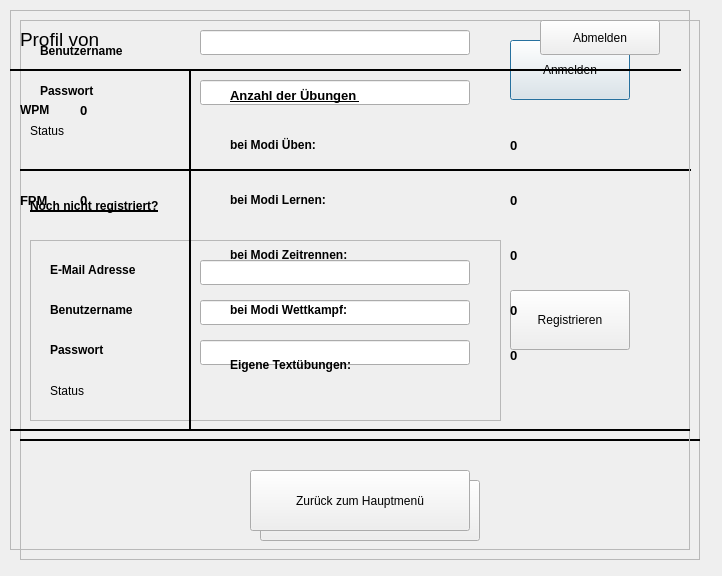
<?xml version="1.0" encoding="UTF-8"?>
<ui version="4.0">
 <class>login</class>
 <widget class="QDialog" name="login">
  <property name="geometry">
   <rect>
    <x>0</x>
    <y>0</y>
    <width>722</width>
    <height>576</height>
   </rect>
  </property>
  <property name="windowTitle">
   <string>Dialog</string>
  </property>
  <widget class="QFrame" name="frame_login">
   <property name="geometry">
    <rect>
     <x>20</x>
     <y>20</y>
     <width>680</width>
     <height>540</height>
    </rect>
   </property>
   <property name="frameShape">
    <enum>QFrame::StyledPanel</enum>
   </property>
   <property name="frameShadow">
    <enum>QFrame::Raised</enum>
   </property>
   <widget class="QLabel" name="lab_benutzer">
    <property name="geometry">
     <rect>
      <x>20</x>
      <y>20</y>
      <width>171</width>
      <height>21</height>
     </rect>
    </property>
    <property name="font">
     <font>
      <weight>75</weight>
      <bold>true</bold>
     </font>
    </property>
    <property name="text">
     <string>Benutzername</string>
    </property>
   </widget>
   <widget class="QLabel" name="lab_passwort">
    <property name="geometry">
     <rect>
      <x>20</x>
      <y>60</y>
      <width>161</width>
      <height>21</height>
     </rect>
    </property>
    <property name="font">
     <font>
      <weight>75</weight>
      <bold>true</bold>
     </font>
    </property>
    <property name="text">
     <string>Passwort</string>
    </property>
   </widget>
   <widget class="QLineEdit" name="le_benutzername">
    <property name="geometry">
     <rect>
      <x>180</x>
      <y>10</y>
      <width>270</width>
      <height>25</height>
     </rect>
    </property>
   </widget>
   <widget class="QLineEdit" name="le_passwort">
    <property name="geometry">
     <rect>
      <x>180</x>
      <y>60</y>
      <width>270</width>
      <height>25</height>
     </rect>
    </property>
    <property name="echoMode">
     <enum>QLineEdit::Password</enum>
    </property>
   </widget>
   <widget class="QLabel" name="lab_status">
    <property name="geometry">
     <rect>
      <x>10</x>
      <y>90</y>
      <width>431</width>
      <height>41</height>
     </rect>
    </property>
    <property name="text">
     <string>Status</string>
    </property>
   </widget>
   <widget class="QPushButton" name="but_anmelden">
    <property name="geometry">
     <rect>
      <x>490</x>
      <y>20</y>
      <width>120</width>
      <height>60</height>
     </rect>
    </property>
    <property name="text">
     <string>Anmelden</string>
    </property>
   </widget>
   <widget class="QLabel" name="label">
    <property name="geometry">
     <rect>
      <x>10</x>
      <y>160</y>
      <width>371</width>
      <height>51</height>
     </rect>
    </property>
    <property name="font">
     <font>
      <pointsize>9</pointsize>
      <weight>75</weight>
      <bold>true</bold>
      <underline>true</underline>
     </font>
    </property>
    <property name="text">
     <string>Noch nicht registriert?</string>
    </property>
   </widget>
   <widget class="Line" name="line">
    <property name="geometry">
     <rect>
      <x>0</x>
      <y>140</y>
      <width>671</width>
      <height>20</height>
     </rect>
    </property>
    <property name="frameShadow">
     <enum>QFrame::Plain</enum>
    </property>
    <property name="lineWidth">
     <number>2</number>
    </property>
    <property name="orientation">
     <enum>Qt::Horizontal</enum>
    </property>
   </widget>
   <widget class="QFrame" name="frame">
    <property name="geometry">
     <rect>
      <x>10</x>
      <y>220</y>
      <width>471</width>
      <height>181</height>
     </rect>
    </property>
    <property name="frameShape">
     <enum>QFrame::StyledPanel</enum>
    </property>
    <property name="frameShadow">
     <enum>QFrame::Raised</enum>
    </property>
    <widget class="QLabel" name="label_10">
     <property name="geometry">
      <rect>
       <x>20</x>
       <y>60</y>
       <width>141</width>
       <height>20</height>
      </rect>
     </property>
     <property name="font">
      <font>
       <weight>75</weight>
       <bold>true</bold>
      </font>
     </property>
     <property name="text">
      <string>Benutzername</string>
     </property>
    </widget>
    <widget class="QLabel" name="label_11">
     <property name="geometry">
      <rect>
       <x>20</x>
       <y>100</y>
       <width>121</width>
       <height>20</height>
      </rect>
     </property>
     <property name="font">
      <font>
       <weight>75</weight>
       <bold>true</bold>
      </font>
     </property>
     <property name="text">
      <string>Passwort</string>
     </property>
    </widget>
    <widget class="QLineEdit" name="reg_benutzername">
     <property name="geometry">
      <rect>
       <x>170</x>
       <y>60</y>
       <width>270</width>
       <height>25</height>
      </rect>
     </property>
    </widget>
    <widget class="QLineEdit" name="reg_passwort">
     <property name="geometry">
      <rect>
       <x>170</x>
       <y>100</y>
       <width>270</width>
       <height>25</height>
      </rect>
     </property>
     <property name="echoMode">
      <enum>QLineEdit::Password</enum>
     </property>
    </widget>
    <widget class="QLabel" name="reg_status">
     <property name="geometry">
      <rect>
       <x>20</x>
       <y>130</y>
       <width>491</width>
       <height>41</height>
      </rect>
     </property>
     <property name="text">
      <string>Status</string>
     </property>
    </widget>
    <widget class="QLabel" name="label_12">
     <property name="geometry">
      <rect>
       <x>20</x>
       <y>20</y>
       <width>141</width>
       <height>20</height>
      </rect>
     </property>
     <property name="font">
      <font>
       <weight>75</weight>
       <bold>true</bold>
      </font>
     </property>
     <property name="text">
      <string>E-Mail Adresse</string>
     </property>
    </widget>
    <widget class="QLineEdit" name="reg_email">
     <property name="geometry">
      <rect>
       <x>170</x>
       <y>20</y>
       <width>270</width>
       <height>25</height>
      </rect>
     </property>
    </widget>
   </widget>
   <widget class="QPushButton" name="abbrechen_anmelden">
    <property name="geometry">
     <rect>
      <x>240</x>
      <y>460</y>
      <width>220</width>
      <height>61</height>
     </rect>
    </property>
    <property name="text">
     <string>Zurück zum Hauptmenü</string>
    </property>
   </widget>
   <widget class="QPushButton" name="button_registrieren">
    <property name="geometry">
     <rect>
      <x>490</x>
      <y>270</y>
      <width>120</width>
      <height>60</height>
     </rect>
    </property>
    <property name="text">
     <string>Registrieren</string>
    </property>
   </widget>
   <widget class="Line" name="line_5">
    <property name="geometry">
     <rect>
      <x>0</x>
      <y>410</y>
      <width>681</width>
      <height>20</height>
     </rect>
    </property>
    <property name="frameShadow">
     <enum>QFrame::Plain</enum>
    </property>
    <property name="lineWidth">
     <number>2</number>
    </property>
    <property name="orientation">
     <enum>Qt::Horizontal</enum>
    </property>
   </widget>
  </widget>
  <widget class="QFrame" name="frame_profil">
   <property name="geometry">
    <rect>
     <x>10</x>
     <y>10</y>
     <width>680</width>
     <height>540</height>
    </rect>
   </property>
   <property name="frameShape">
    <enum>QFrame::StyledPanel</enum>
   </property>
   <property name="frameShadow">
    <enum>QFrame::Raised</enum>
   </property>
   <widget class="QPushButton" name="pb_abmelden">
    <property name="geometry">
     <rect>
      <x>530</x>
      <y>10</y>
      <width>120</width>
      <height>35</height>
     </rect>
    </property>
    <property name="text">
     <string>Abmelden</string>
    </property>
   </widget>
   <widget class="QPushButton" name="pb_zurueck">
    <property name="geometry">
     <rect>
      <x>240</x>
      <y>460</y>
      <width>220</width>
      <height>61</height>
     </rect>
    </property>
    <property name="text">
     <string>Zurück zum Hauptmenü</string>
    </property>
   </widget>
   <widget class="QLabel" name="label_2">
    <property name="geometry">
     <rect>
      <x>10</x>
      <y>9</y>
      <width>151</width>
      <height>41</height>
     </rect>
    </property>
    <property name="font">
     <font>
      <pointsize>14</pointsize>
     </font>
    </property>
    <property name="text">
     <string>Profil von</string>
    </property>
   </widget>
   <widget class="QLabel" name="label_username">
    <property name="geometry">
     <rect>
      <x>180</x>
      <y>10</y>
      <width>331</width>
      <height>41</height>
     </rect>
    </property>
    <property name="font">
     <font>
      <pointsize>11</pointsize>
      <weight>75</weight>
      <bold>true</bold>
      <underline>false</underline>
     </font>
    </property>
    <property name="text">
     <string/>
    </property>
   </widget>
   <widget class="QLabel" name="label_3">
    <property name="geometry">
     <rect>
      <x>10</x>
      <y>90</y>
      <width>120</width>
      <height>20</height>
     </rect>
    </property>
    <property name="font">
     <font>
      <weight>75</weight>
      <bold>true</bold>
     </font>
    </property>
    <property name="text">
     <string>WPM</string>
    </property>
   </widget>
   <widget class="QLabel" name="label_wpm">
    <property name="geometry">
     <rect>
      <x>70</x>
      <y>80</y>
      <width>101</width>
      <height>40</height>
     </rect>
    </property>
    <property name="font">
     <font>
      <pointsize>10</pointsize>
      <weight>75</weight>
      <bold>true</bold>
     </font>
    </property>
    <property name="text">
     <string>0</string>
    </property>
   </widget>
   <widget class="QLabel" name="label_4">
    <property name="geometry">
     <rect>
      <x>10</x>
      <y>180</y>
      <width>51</width>
      <height>21</height>
     </rect>
    </property>
    <property name="font">
     <font>
      <pointsize>10</pointsize>
      <weight>75</weight>
      <bold>true</bold>
     </font>
    </property>
    <property name="text">
     <string>FPM</string>
    </property>
   </widget>
   <widget class="QLabel" name="label_fpm">
    <property name="geometry">
     <rect>
      <x>70</x>
      <y>170</y>
      <width>101</width>
      <height>40</height>
     </rect>
    </property>
    <property name="font">
     <font>
      <pointsize>10</pointsize>
      <weight>75</weight>
      <bold>true</bold>
     </font>
    </property>
    <property name="text">
     <string>0</string>
    </property>
   </widget>
   <widget class="Line" name="line_3">
    <property name="geometry">
     <rect>
      <x>170</x>
      <y>60</y>
      <width>20</width>
      <height>361</height>
     </rect>
    </property>
    <property name="frameShadow">
     <enum>QFrame::Plain</enum>
    </property>
    <property name="lineWidth">
     <number>2</number>
    </property>
    <property name="orientation">
     <enum>Qt::Vertical</enum>
    </property>
   </widget>
   <widget class="QLabel" name="label_5">
    <property name="geometry">
     <rect>
      <x>220</x>
      <y>70</y>
      <width>261</width>
      <height>31</height>
     </rect>
    </property>
    <property name="font">
     <font>
      <pointsize>10</pointsize>
      <weight>75</weight>
      <bold>true</bold>
      <underline>true</underline>
     </font>
    </property>
    <property name="text">
     <string>Anzahl der Übungen </string>
    </property>
   </widget>
   <widget class="QLabel" name="label_6">
    <property name="geometry">
     <rect>
      <x>220</x>
      <y>125</y>
      <width>250</width>
      <height>20</height>
     </rect>
    </property>
    <property name="font">
     <font>
      <weight>75</weight>
      <bold>true</bold>
     </font>
    </property>
    <property name="text">
     <string>bei Modi Üben:</string>
    </property>
   </widget>
   <widget class="QLabel" name="label_modiueben">
    <property name="geometry">
     <rect>
      <x>500</x>
      <y>115</y>
      <width>60</width>
      <height>40</height>
     </rect>
    </property>
    <property name="font">
     <font>
      <pointsize>10</pointsize>
      <weight>75</weight>
      <bold>true</bold>
     </font>
    </property>
    <property name="text">
     <string>0</string>
    </property>
   </widget>
   <widget class="QLabel" name="label_7">
    <property name="geometry">
     <rect>
      <x>220</x>
      <y>180</y>
      <width>250</width>
      <height>20</height>
     </rect>
    </property>
    <property name="font">
     <font>
      <weight>75</weight>
      <bold>true</bold>
     </font>
    </property>
    <property name="text">
     <string>bei Modi Lernen:</string>
    </property>
   </widget>
   <widget class="QLabel" name="label_8">
    <property name="geometry">
     <rect>
      <x>220</x>
      <y>235</y>
      <width>250</width>
      <height>20</height>
     </rect>
    </property>
    <property name="font">
     <font>
      <weight>75</weight>
      <bold>true</bold>
     </font>
    </property>
    <property name="text">
     <string>bei Modi Zeitrennen:</string>
    </property>
   </widget>
   <widget class="QLabel" name="label_9">
    <property name="geometry">
     <rect>
      <x>220</x>
      <y>290</y>
      <width>251</width>
      <height>20</height>
     </rect>
    </property>
    <property name="font">
     <font>
      <weight>75</weight>
      <bold>true</bold>
     </font>
    </property>
    <property name="text">
     <string>bei Modi Wettkampf:</string>
    </property>
   </widget>
   <widget class="QLabel" name="label_mdilernen">
    <property name="geometry">
     <rect>
      <x>500</x>
      <y>170</y>
      <width>60</width>
      <height>40</height>
     </rect>
    </property>
    <property name="font">
     <font>
      <pointsize>10</pointsize>
      <weight>75</weight>
      <bold>true</bold>
     </font>
    </property>
    <property name="text">
     <string>0</string>
    </property>
   </widget>
   <widget class="QLabel" name="label_modiwett">
    <property name="geometry">
     <rect>
      <x>500</x>
      <y>280</y>
      <width>60</width>
      <height>40</height>
     </rect>
    </property>
    <property name="font">
     <font>
      <pointsize>10</pointsize>
      <weight>75</weight>
      <bold>true</bold>
     </font>
    </property>
    <property name="text">
     <string>0</string>
    </property>
   </widget>
   <widget class="QLabel" name="label_modizeit">
    <property name="geometry">
     <rect>
      <x>500</x>
      <y>225</y>
      <width>60</width>
      <height>40</height>
     </rect>
    </property>
    <property name="font">
     <font>
      <pointsize>10</pointsize>
      <weight>75</weight>
      <bold>true</bold>
     </font>
    </property>
    <property name="text">
     <string>0</string>
    </property>
   </widget>
   <widget class="Line" name="line_2">
    <property name="geometry">
     <rect>
      <x>0</x>
      <y>410</y>
      <width>681</width>
      <height>20</height>
     </rect>
    </property>
    <property name="frameShadow">
     <enum>QFrame::Plain</enum>
    </property>
    <property name="lineWidth">
     <number>2</number>
    </property>
    <property name="orientation">
     <enum>Qt::Horizontal</enum>
    </property>
   </widget>
   <widget class="Line" name="line_4">
    <property name="geometry">
     <rect>
      <x>0</x>
      <y>50</y>
      <width>671</width>
      <height>20</height>
     </rect>
    </property>
    <property name="frameShadow">
     <enum>QFrame::Plain</enum>
    </property>
    <property name="lineWidth">
     <number>2</number>
    </property>
    <property name="orientation">
     <enum>Qt::Horizontal</enum>
    </property>
   </widget>
   <widget class="QLabel" name="label_13">
    <property name="geometry">
     <rect>
      <x>220</x>
      <y>345</y>
      <width>251</width>
      <height>20</height>
     </rect>
    </property>
    <property name="font">
     <font>
      <weight>75</weight>
      <bold>true</bold>
     </font>
    </property>
    <property name="text">
     <string>Eigene Textübungen:</string>
    </property>
   </widget>
   <widget class="QLabel" name="label_eigner">
    <property name="geometry">
     <rect>
      <x>500</x>
      <y>325</y>
      <width>60</width>
      <height>40</height>
     </rect>
    </property>
    <property name="font">
     <font>
      <pointsize>10</pointsize>
      <weight>75</weight>
      <bold>true</bold>
     </font>
    </property>
    <property name="text">
     <string>0</string>
    </property>
   </widget>
  </widget>
 </widget>
 <resources/>
 <connections/>
</ui>
